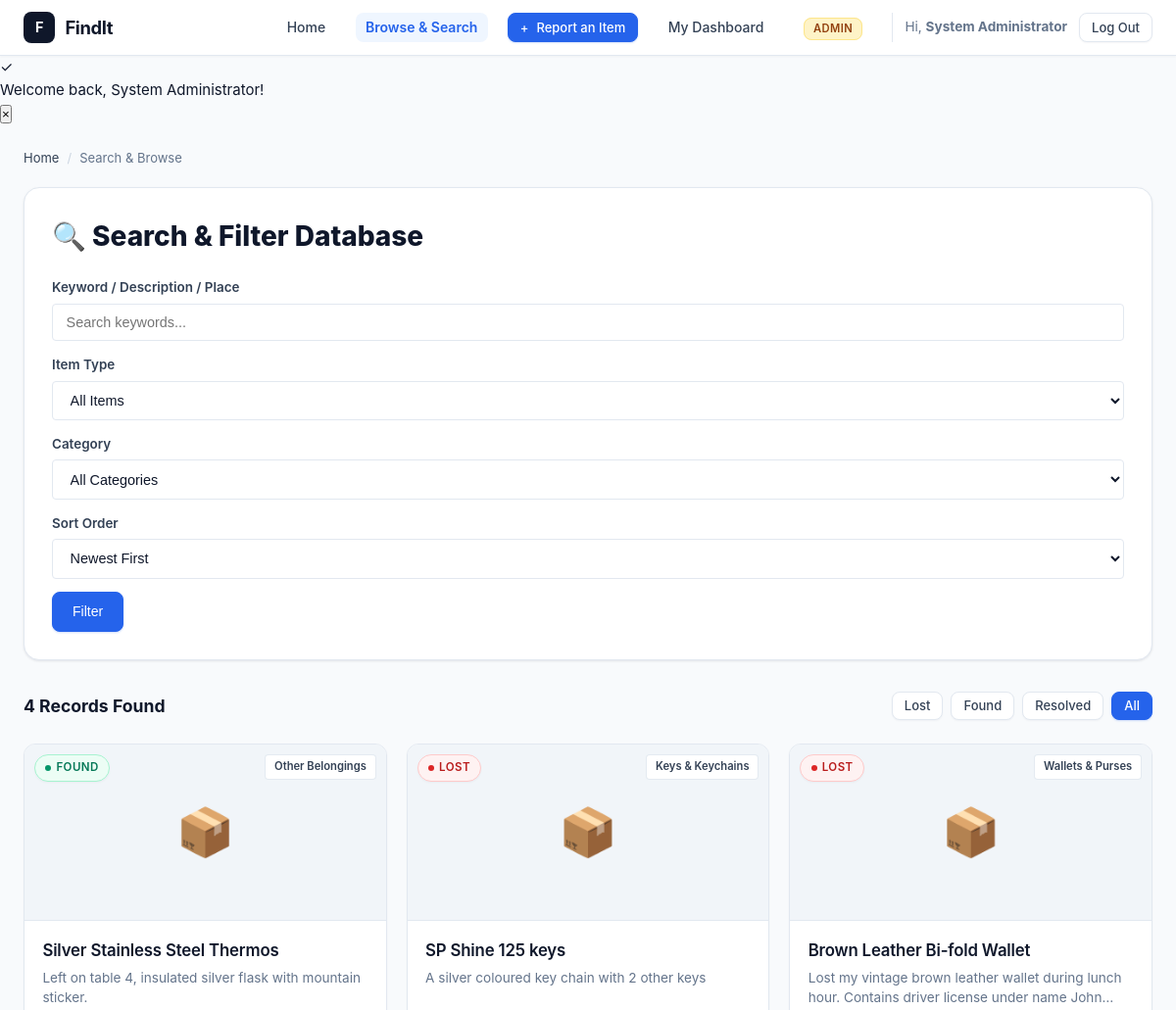
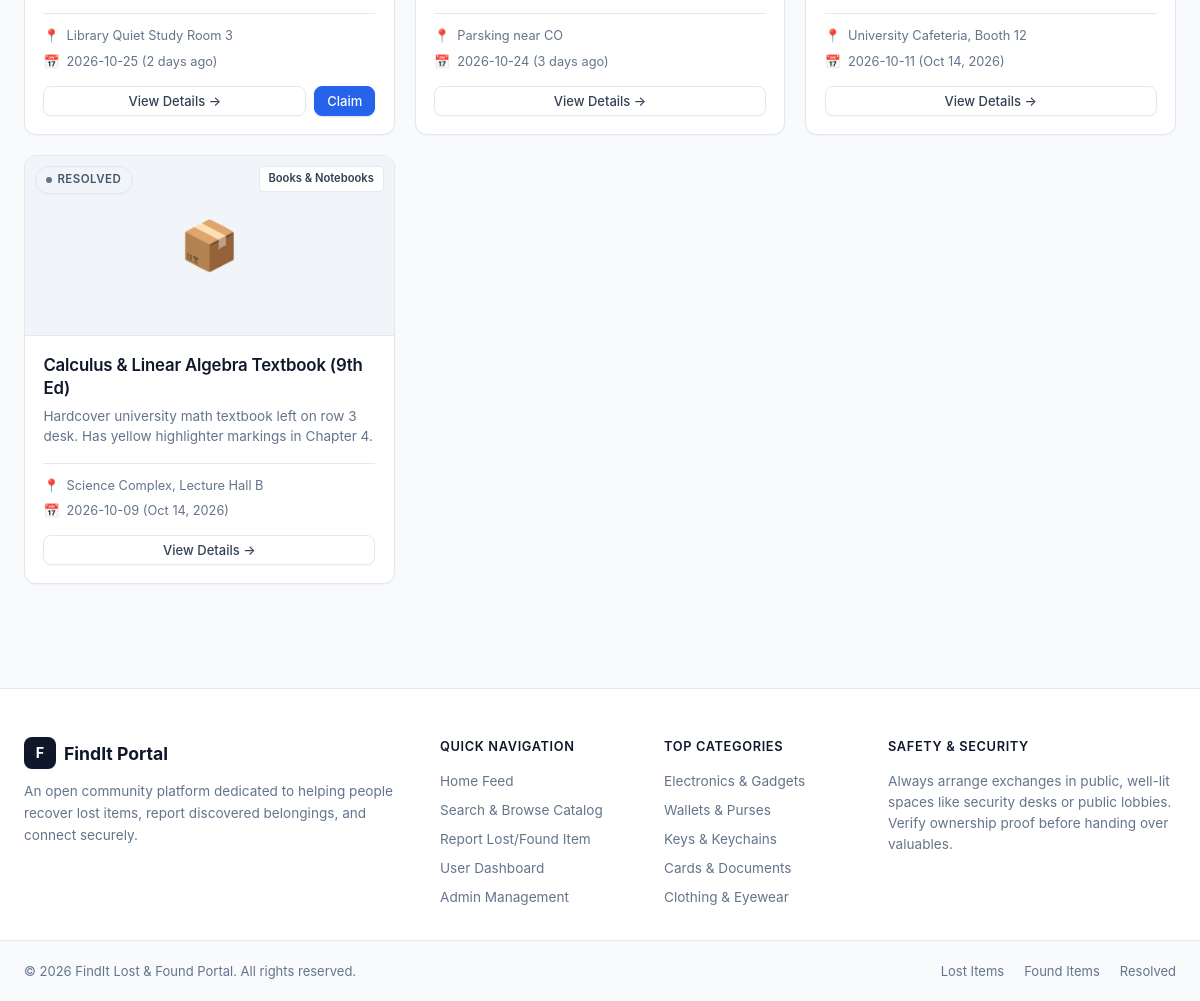
The app's page /browse.php (signed in) with its own data (2 pictures, top to bottom).
### tables this page shows
CREATE TABLE items (
            id INTEGER PRIMARY KEY AUTOINCREMENT,
            user_id INTEGER,
            type TEXT NOT NULL,               -- 'lost' or 'found'
            title TEXT NOT NULL,
            category TEXT NOT NULL,
            description TEXT NOT NULL,
            location TEXT NOT NULL,
            item_date TEXT NOT NULL,
            image_path TEXT,
            contact_name TEXT NOT NULL,
            contact_email TEXT NOT NULL,
            contact_phone TEXT,
            status TEXT DEFAULT 'active',     -- 'active', 'claimed', 'returned'
            security_secret TEXT NOT NULL,
            created_at DATETIME DEFAULT CURRENT_TIMESTAMP,
            updated_at DATETIME DEFAULT CURRENT_TIMESTAMP,
            FOREIGN KEY (user_id) REFERENCES users(id) ON DELETE SET NULL
        );

### browse.php (the view, shortened to what this page needs)
<?php
require_once __DIR__ . '/db.php';
$pdo = getDbConnection();
$q = trim($_GET['q'] ?? '');
$type = trim($_GET['type'] ?? 'all');
$category = trim($_GET['category'] ?? 'all');
$sort = trim($_GET['sort'] ?? 'newest');
$params = [];
$sql = "SELECT * FROM items";
if ($sort === 'oldest') {
    $sql .= " ORDER BY item_date ASC, id ASC";
} else {
    $sql .= " ORDER BY item_date DESC, id DESC";
}
$stmt = $pdo->prepare($sql);
$stmt->execute($params);
$items = $stmt->fetchAll();
$totalFound = count($items);
?>
<main class="main-wrapper" style="margin-top: 1.5rem;">
    <div class="breadcrumbs">
        <a href="index.php">Home</a>
        <span class="divider">/</span>
        <span>Search &amp; Browse</span>
    </div>
    <div style="background: #ffffff; border-radius: var(--radius-lg); border: 1px solid var(--border-color); box-shadow: var(--shadow-sm); padding: 1.75rem; margin-bottom: 2rem;">
        <h1 style="font-size: 1.75rem; font-weight: 800; margin-bottom: 1.25rem;">
            🔍 Search &amp; Filter Database
        </h1>
        <form action="browse.php" method="GET" class="search-form">
            <div style="display: grid; grid-template-columns: repeat(auto-fit, minmax(200px, 1fr)) auto; gap: 0.85rem; align-items: end;">
                <div class="form-group" style="margin-bottom: 0;">
                    <label class="form-label">Keyword / Description / Place</label>
                    <input type="text" name="q" value="<?= htmlspecialchars($q) ?>" class="form-control" placeholder="Search keywords...">
                </div>
                <div class="form-group" style="margin-bottom: 0;">
                    <label class="form-label">Item Type</label>
                    <select name="type" class="form-control">
                        <option value="all" <?= ($type === 'all') ? 'selected' : '' ?>>All Items</option>
                    </select>
                </div>
                <div class="form-group" style="margin-bottom: 0;">
                    <label class="form-label">Category</label>
                    <select name="category" class="form-control">
                        <option value="all" <?= ($category === 'all') ? 'selected' : '' ?>>All Categories</option>
                    </select>
                </div>
                <div class="form-group" style="margin-bottom: 0;">
                    <label class="form-label">Sort Order</label>
                    <select name="sort" class="form-control">
                        <option value="newest" <?= ($sort === 'newest') ? 'selected' : '' ?>>Newest First</option>
                    </select>
                </div>
                <div style="display: flex; gap: 0.5rem;">
                    <button type="submit" class="btn btn-primary" style="padding: 0.65rem 1.25rem;">
                        Filter
                    </button>
                </div>
            </div>
        </form>
    </div>
    <div style="display: flex; justify-content: space-between; align-items: center; margin-bottom: 1.5rem; flex-wrap: wrap; gap: 1rem;">
        <div>
            <span style="font-size: 1.1rem; font-weight: 700; color: var(--text-main);">
                <?= $totalFound ?> <?= ($totalFound === 1) ? 'Record' : 'Records' ?> Found
            </span>
        </div>
        <div style="display: flex; gap: 0.5rem;">
            <a href="browse.php?type=lost" class="btn <?= ($type === 'lost') ? 'btn-danger' : 'btn-secondary' ?> btn-sm">Lost</a>
            <a href="browse.php?type=found" class="btn <?= ($type === 'found') ? 'btn-success' : 'btn-secondary' ?> btn-sm">Found</a>
            <a href="browse.php?type=claimed" class="btn <?= ($type === 'claimed') ? 'btn-primary' : 'btn-secondary' ?> btn-sm">Resolved</a>
            <a href="browse.php" class="btn <?= ($type === 'all') ? 'btn-primary' : 'btn-secondary' ?> btn-sm">All</a>
        </div>
    </div>
    <div class="items-grid">
        <?php if (empty($items)): ?>
            <div class="empty-state" style="grid-column: 1 / -1; padding: 4rem 2rem; background: #ffffff; border-radius: var(--radius-md); border: 1px solid var(--border-color); text-align: center;">
                <div style="font-size: 3.5rem; margin-bottom: 1rem;">🔍</div>
                <h3 style="font-size: 1.35rem; font-weight: 700; margin-bottom: 0.5rem;">No Matching Items Found</h3>
                <p style="color: var(--text-muted); max-width: 450px; margin: 0 auto 1.5rem;">
                    Try searching with broader terms or removing filter restrictions.
                </p>
                <div style="display: flex; gap: 1rem; justify-content: center;">
                    <a href="browse.php" class="btn btn-secondary btn-sm">Clear All Filters</a>
                    <a href="report.php" class="btn btn-primary btn-sm">+ Post a Report</a>
                </div>
            </div>
        <?php else: ?>
            <?php foreach ($items as $item): ?>
                <div class="item-card">
                    <div class="card-img-wrapper">
                        <?php if (!empty($item['image_path']) && file_exists(UPLOAD_DIR . $item['image_path'])): ?>
                            <img src="<?= UPLOAD_WEB_PATH . htmlspecialchars($item['image_path']) ?>" alt="<?= htmlspecialchars($item['title']) ?>" class="card-img">
                        <?php else: ?>
                            <div class="card-placeholder-icon" style="font-size: 3rem; color: #94a3b8; display: flex; align-items: center; justify-content: center; height: 180px; background: #f1f5f9;">
                                📦
                            </div>
                        <?php endif; ?>
                        <?php if ($item['status'] === 'claimed' || $item['status'] === 'returned'): ?>
                            <span class="badge badge-claimed">Resolved</span>
                        <?php elseif ($item['type'] === 'lost'): ?>
                            <span class="badge badge-lost">Lost</span>
                        <?php else: ?>
                            <span class="badge badge-found">Found</span>
                        <?php endif; ?>
                        <span class="category-tag">
                            <?= htmlspecialchars(get_category_label($item['category'])) ?>
                        </span>
                    </div>
                    <div class="card-body">
                        <h3 class="card-title">
                            <a href="item.php?id=<?= $item['id'] ?>"><?= htmlspecialchars($item['title']) ?></a>
                        </h3>
                        <p class="card-desc"><?= htmlspecialchars($item['description']) ?></p>
                        <div class="card-meta">
                            <div class="meta-item">
                                <span>📍</span>
                                <span><?= htmlspecialchars($item['location']) ?></span>
                            </div>
                            <div class="meta-item">
                                <span>📅</span>
                                <span><?= htmlspecialchars($item['item_date']) ?> (<?= time_ago($item['created_at']) ?>)</span>
                            </div>
                        </div>
                        <div class="card-actions">
                            <a href="item.php?id=<?= $item['id'] ?>" class="btn btn-secondary btn-sm" style="flex: 1;">
                                View Details &rarr;
                            </a>
                            <?php if ($item['status'] === 'active' && $item['type'] === 'found'): ?>
                                <a href="item.php?id=<?= $item['id'] ?>#claim" class="btn btn-primary btn-sm">
                                    Claim
                                </a>
                            <?php endif; ?>
                        </div>
                    </div>
                </div>
            <?php endforeach; ?>
        <?php endif; ?>
    </div>
</main>

### records on screen
items: status "FOUND", category "Other Belongings", title "Silver Stainless Steel Thermos", description "Left on table 4, insulated silver flask with mountain sticker.", location "Library Quiet Study Room 3", item_date "2026-10-25", created_at "2 days ago"
items: status "LOST", category "Keys & Keychains", title "SP Shine 125 keys", description "A silver coloured key chain with 2 other keys", location "Parsking near CO", item_date "2026-10-24", created_at "3 days ago"
items: status "LOST", category "Wallets & Purses", title "Brown Leather Bi-fold Wallet", description "Lost my vintage brown leather wallet during lunch hour. Contains driver license under name…", location "University Cafeteria, Booth 12", item_date "2026-10-11", created_at "Oct 14, 2026"
items: status "RESOLVED", category "Books & Notebooks", title "Calculus & Linear Algebra Textbook (9th Ed)", description "Hardcover university math textbook left on row 3 desk. Has yellow highlighter markings in Chapter 4.", location "Science Complex, Lecture Hall B", item_date "2026-10-09", created_at "Oct 14, 2026"

### other values on screen
$user['name'] "System Administrator"
$icon "✓"
$msg "Welcome back, System Administrator!"
$totalFound "4"
$cat['label'] "Electronics & Gadgets"
$cat['label'] "Wallets & Purses"
$cat['label'] "Keys & Keychains"
$cat['label'] "Cards & Documents"
$cat['label'] "Clothing & Eyewear"
